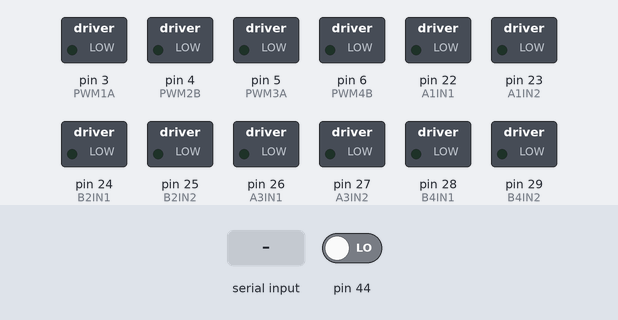
Simulated run of this sketch. Board: Arduino Mega 2560, built with avr-gcc and run on an emulated ATmega2560. Parts: switched loads named in the sketch (green lamp = pin HIGH). The inputs (shaded band) are chosen by the test bench; at power-on: pin 44 LOW. What the sketch prints to the serial monitor is not drawn.

Above: at 1.2 s.
1.3 s: pin 44 driven HIGH
At 2.1 s:
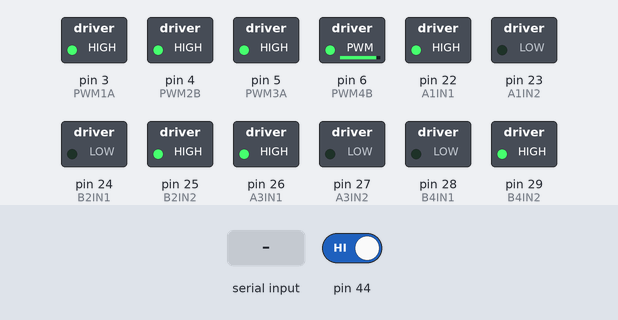
2.8 s: "CAMX" received over Serial
At 4.1 s:
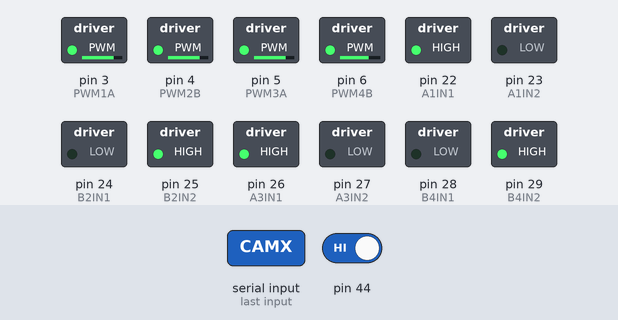
5.3 s: "CAMR" received over Serial
At 6.1 s:
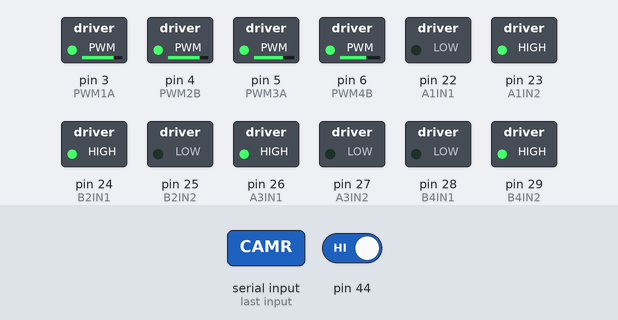
7.8 s: "90,45\n" received over Serial
At 9.5 s:
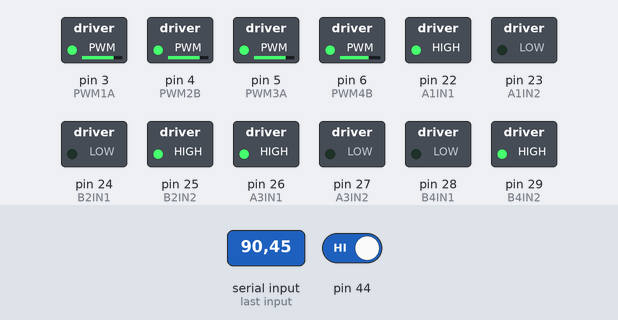
Timing chart, 0 to 11.0 s (numbered marks = the images above; inputs shaded):
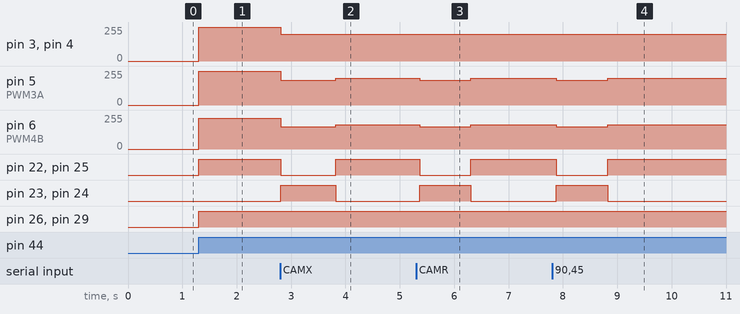

Measured:
- after the input at 1.3 s, pin 3 (PWM1A), pin 4 (PWM2B), pin 5 (PWM3A): 0/255 → 255/255 at once; pin 6 (PWM4B): 0/255 → 230/255 at once; pin 22 (A1IN1), pin 25 (B2IN2), pin 26 (A3IN1), pin 29 (B4IN2): LOW → HIGH at once
- after the input at 2.8 s, pin 3 (PWM1A), pin 4 (PWM2B): 255/255 → 200/255 at once; pin 5 (PWM3A): 255/255 → 184/255 at once, → 200/255 1.0 s later; pin 6 (PWM4B): 230/255 → 167/255 at once, → 181/255 1.0 s later; pin 22 (A1IN1), pin 25 (B2IN2): HIGH → LOW at once, → HIGH 1.0 s later; pin 23 (A1IN2), pin 24 (B2IN1): LOW → HIGH at once, → LOW 1.0 s later
- after the input at 5.3 s, pin 5 (PWM3A): 200/255 → 184/255 after 0.07 s, → 200/255 0.94 s later; pin 6 (PWM4B): 181/255 → 167/255 after 0.07 s, → 181/255 0.94 s later; pin 22 (A1IN1), pin 25 (B2IN2): HIGH → LOW after 0.07 s, → HIGH 0.94 s later; pin 23 (A1IN2), pin 24 (B2IN1): LOW → HIGH after 0.07 s, → LOW 0.94 s later
- after the input at 7.8 s, pin 5 (PWM3A): 200/255 → 184/255 after 0.08 s, → 200/255 0.95 s later; pin 6 (PWM4B): 181/255 → 167/255 after 0.08 s, → 181/255 0.95 s later; pin 22 (A1IN1), pin 25 (B2IN2): HIGH → LOW after 0.08 s, → HIGH 0.95 s later; pin 23 (A1IN2), pin 24 (B2IN1): LOW → HIGH after 0.08 s, → LOW 0.95 s later

The sketch:

Tonight22.ino
```cpp
// READ ME!!!
// When Puting code together check each ********** flag
// Go down the list and check each section has code or a "//no code" comment
// Finally, check no conflicting variables
// Assume only code is VS code, MotorToSpin, IMU, LaserRangeFinder, Fan, PieToArduino

//VS Code Variables************************************************

// do not copy the includes or using name space std into arduino

// VeloToMotor
//DestiantionToVelo
//GoTo

long reffe=0;
// VelotoMotor
double velo[3] = {0, 0, 0};     // y x theta forward+ right+ clockwise+
double motor[4] = {0, 0, 0, 0}; // motor pwm signals
double norm = 0;                // for calculating max of motor to make sure max(motor)<=255

double robot[3] = {0, 0, 0}; // robot coordinates x y theta (degrees clockwise) datum at +y axis
double enemy[2] = {0, 0};    // enemy cour position
double ball[2] = {0, 0};     // ball court posoition
double ballVelo[2] = {0, 0}; // ball velocity
int MaxSpeed = 255;          // normalizing value for max speed

double destination[3] = {0, 0, 0};  // assigned destination
double dtranslation[3] = {0, 0, 0}; // difference between robot and destiantion for velo calc

double goal[2] = {0, 0};     // goal location
double goal2[2] = {0, 0};    // Enemy goal location
double BallPath[2] = {0, 0}; // angle 1 then 2 of planned ball path stored in radians because it's not needed in degrees

double ballRadius = 27;                            // ball radius built in buffer
double ballRadiusPush = 18;                        // ball radius minus some
double robotRadius = 30;                           // robot max radius
double radiusBallRobot = ballRadius + robotRadius; // radius to set up by the ball for destination calc
double radiusPush = ballRadiusPush + robotRadius;  // radius to push the ball for destination calc

int errorCode = 0; // error code to be used for durring use debug 1= getAngle broke 2

//SetMode
int mode = 0;                       //Control movement mode
double modeError[3] = {2, 2, 5};    // error of robot
double modeGoToBall[3] = {1, 1, 1}; // error of robot to set up on ball destination

//Check Court Conditions Variables

//Get Destination variables

int fan = 0; // Fan Speed 0 to 255

//Filter Camera Data
double angle = 0; // angle from pixle to angle .ino
int errorfilter = 10;
double distance=0; // Distance from radius from camera

//Set IMU angle
double IMU_Read = 0; // value read from IMU
double IMU_ref = 0; // Reference value used to calibrate IMU based on camera data
double IMU_angle = 0; // calibrated robot[2] angle relative to the court

//SetRobotBallEnemy.cpp vars
int robotColor = 0;
int ballColor = 0;
int enemyColor = 0;
//Get Mode
int refff; // ref for time since last got realistic data from camera

int interval = 10000; // time in millis since last camera aquisition before search for ball

//motorToSpin Variables************************************************

//MotorSpin Variables
//PIN VARIABLES
//the motor direction is controled by AIN or BIN 1 & 2
//Driver 1
// motor 1 front left
const int A1IN1 = 22;           //control pin 1
const int A1IN2 = 23;           //control pin 2
const int PWM1A = 3;            //speed control pin on the motor driver
// motor 2 front right
const int B2IN1 = 24;           //control pin 1
const int B2IN2 = 25;           //control pin 2
const int PWM2B = 4;            //speed control pin on the motor driver

// Driver 2
// motor 3 back right
const int A3IN1 = 26;           //control pin 1
const int A3IN2 = 27;           //control pin 2
const int PWM3A = 5;            //speed control pin on the motor driver
// motor 4 back left
const int B4IN1 = 28;          //control pin 1
const int B4IN2 = 29;          //control pin 2
const int PWM4B = 6;           //speed control pin on the motor driver


//IMU Variables************************************************
//LaserRangeFinder Variables************************************************
//Fan Variables************************************************
//PieToArduino Variables************************************************
String nom = "Arduino";
String msg;
String x_coord;
String rad;
int xcoord=0;
int radius=0;

//need to add a time var to remember when the last time a sample was taken to determine how to take data?
unsigned long lastSample=0;
unsigned long Reference=0;


//Radio Code Variables************************************************

//Pixle to Angle Variables************************************************
//SetGoal Variables************************************************
//SetRobotBallEnemy Variables************************************************

void setup() {

  //MotorToSpinSetup*******************************************************************************
  pinMode(A1IN1, OUTPUT);
  pinMode(A1IN2, OUTPUT);
  pinMode(PWM1A, OUTPUT);
  // front right
  pinMode(B2IN1, OUTPUT);
  pinMode(B2IN2, OUTPUT);
  pinMode(PWM2B, OUTPUT);
  // back right
  pinMode(A3IN1, OUTPUT);
  pinMode(A3IN2, OUTPUT);
  pinMode(PWM3A, OUTPUT);
  // back left
  pinMode(B4IN1, OUTPUT);
  pinMode(B4IN2, OUTPUT);
  pinMode(PWM4B, OUTPUT);
  //IMU Setup************************************************
  //LaserRangeFinder Setup************************************************
  //Fan Setup************************************************
  //PieToArduino Setup************************************************

  Serial.begin(9600);
  Serial3.begin(9600);
  pinMode(44,INPUT);


  //Radio Code Setup************************************************


  //Pixle to Angle Setup************************************************
  //SetGoal Setup************************************************
  //SetRobotBallEnemy Setup************************************************
}

void loop() {


  //
//val = map(val, 0, 1023, 0, 255);


//
if(1000+reffe<millis()){

  if(digitalRead(44)==HIGH){
  velo[0]=0;
    velo[1]=0;
    velo[2]=255;
  }
  else{
    velo[0]=0;
    velo[1]=0;
    velo[2]=0;
  }
}
else{

  if(digitalRead(44)==HIGH){
  if(xcoord>350){
    velo[0]=255;
    velo[1]=0;
    velo[2]=0;
    MaxSpeed=200;
  }
  else if(xcoord<250){
    velo[0]=-255;
    velo[1]=0;
    velo[2]=-10;
    MaxSpeed=200;
  }
  else if (xcoord < 351 && xcoord >249){
    MaxSpeed=255;
    velo[0]=0;
    velo[1]=255;
    velo[2]=10;
  }
}
else{
  velo[0]=0;
    velo[1]=0;
    velo[2]=0;
}

}


//Move in a direction

  //Serial3.println(radius);
  //Do Stuff Loop************************************************
  //velo[1]=255;
  VeloToMotor();

  //motorToSpin Loop************************************************
  //MotorToSpinSetupLoop*******************************************************************************
  spinMotor1(motor[0]);
  spinMotor2(motor[1]);
  spinMotor3(motor[2]);
  spinMotor4(motor[3]);
  //IMU Loop************************************************
  //LaserRangeFinder Loop************************************************
  //Fan Loop************************************************
  //PieToArduino Loop************************************************

  readSerialPort();

  if (msg != "") {
    sendData();
    Reference = millis();
  }
  //delay(500);
  Serial3.println(xcoord);

  //Radio Code Loop************************************************

  //Pixle to Angle Loop************************************************
  //SetGoal Loop************************************************
  //SetRobotBallEnemy Loop************************************************

}

  //VS Code Functions (IN ORDER!!)************************************************
  //VeloToMoror-----------------------------------------------------------------------------------------------------
void VeloToMotor()
{

    // Normalization stuff for driver code

    // velo [0] (front and rear wheels towards and away from eachother) // +x direction
    // velo[1] (all in 1 direction) // +y dir forward*
    // velo[2] (left weels + right wheels -) // rotation clockwise
    // motor control motors[4] Index: (clockwise order, front left first)
    //Index diagram:
    //[0]---[1]
    //| robot |
    //[4]___[3]

    //1 get desired direction in x y and rotation and convert to motor values via supper position
    //2 normalize to limit max motor vectors to 255
    //3 Order motors to move

    // eliminate very small motion to creat motion dead zone (because it will normalize to max 255)

    // find motor values
    //front left
    motor[0] = velo[1] + velo[2] + velo[0];
    //front right
    motor[1] = velo[1] - velo[2] - velo[0];
    //back right
    motor[2] = velo[1] + velo[2] - velo[0];
    //back left
    motor[3] = velo[1] - velo[2] + velo[0];
    motor[3]=floor(motor[3]*.9);

    // normalize by the max motor value
    // normm = max element of motor
    norm=0;
    for (int i = 0; i <= 3; i++)
    {
        if (abs(motor[i]) > norm)
        {
            norm = abs(motor[i]);
        }
    }
    // Scale / map largest motor value to be 255 only if norm !=0
    //if norm == 0 then all velo=0 and trying to hold still also dividing by zero would cause an error
    if(norm!=0)
    {
        for (int i = 0; i <= 3; i++)
        {
            motor[i] = motor[i] / norm;
            motor[i] = motor[i] * MaxSpeed;
            //MaxSpeed = 255 which is 100% output for pwm in arduino

        }
    }

    // round to integer for pwm value
    for (int i = 0; i <= 3; i++)
    {
        motor[i] = floor(motor[i]);
    }
    // call spinMotor function with these motor functions in arduino
}

  //motorToSpin Function************************************************


//MotorToSpinFunctions*******************************************************************************
void spinMotor1(int motorSpeed)                       //function for driving the right motor
{
  if (motorSpeed > 0)                                 //if the motor should drive forward (positive speed)
  {
    digitalWrite(A1IN1, HIGH);                         //set pin 1 to high
    digitalWrite(A1IN2, LOW);                          //set pin 2 to low
  }
  else if (motorSpeed < 0)                            //if the motor should drive backward (negative speed)
  {
    digitalWrite(A1IN1, LOW);                          //set pin 1 to low
    digitalWrite(A1IN2, HIGH);                         //set pin 2 to high
  }
  else                                                //if the motor should stop
  {
    digitalWrite(A1IN1, LOW);                          //set pin 1 to low
    digitalWrite(A1IN2, LOW);                          //set pin 2 to low
  }
  analogWrite(PWM1A, abs(motorSpeed));                 //now that the motor direction is set, drive it at the entered speed
}

/********************************************************************************/
void spinMotor2(int motorSpeed)                       //function for driving the right motor
{
  if (motorSpeed > 0)                                 //if the motor should drive forward (positive speed)
  {
    digitalWrite(B2IN1, HIGH);                         //set pin 1 to high
    digitalWrite(B2IN2, LOW);                          //set pin 2 to low
  }
  else if (motorSpeed < 0)                            //if the motor should drive backward (negative speed)
  {
    digitalWrite(B2IN1, LOW);                          //set pin 1 to low
    digitalWrite(B2IN2, HIGH);                         //set pin 2 to high
  }
  else                                                //if the motor should stop
  {
    digitalWrite(B2IN1, LOW);                          //set pin 1 to low
    digitalWrite(B2IN2, LOW);                          //set pin 2 to low
  }
  analogWrite(PWM2B, abs(motorSpeed));                 //now that the motor direction is set, drive it at the entered speed
}

/********************************************************************************/
void spinMotor3(int motorSpeed)                       //function for driving the right motor
{
  if (motorSpeed > 0)                                 //if the motor should drive forward (positive speed)
  {
    digitalWrite(A3IN1, HIGH);                         //set pin 1 to high
    digitalWrite(A3IN2, LOW);                          //set pin 2 to low
  }
  else if (motorSpeed < 0)                            //if the motor should drive backward (negative speed)
  {
    digitalWrite(A3IN1, LOW);                          //set pin 1 to low
    digitalWrite(A3IN2, HIGH);                         //set pin 2 to high
  }
  else                                                //if the motor should stop
  {
    digitalWrite(A3IN1, LOW);                          //set pin 1 to low
    digitalWrite(A3IN2, LOW);                          //set pin 2 to low
  }
  analogWrite(PWM3A, abs(motorSpeed));                 //now that the motor direction is set, drive it at the entered speed
}

/********************************************************************************/
void spinMotor4(int motorSpeed)                       //function for driving the right motor
{
  if (motorSpeed > 0)                                 //if the motor should drive forward (positive speed)
  {
    digitalWrite(B4IN1, HIGH);                         //set pin 1 to high
    digitalWrite(B4IN2, LOW);                          //set pin 2 to low
  }
  else if (motorSpeed < 0)                            //if the motor should drive backward (negative speed)
  {
    digitalWrite(B4IN1, LOW);                          //set pin 1 to low
    digitalWrite(B4IN2, HIGH);                         //set pin 2 to high
  }
  else                                                //if the motor should stop
  {
    digitalWrite(B4IN1, LOW);                          //set pin 1 to low
    digitalWrite(B4IN2, LOW);                          //set pin 2 to low
  }
  analogWrite(PWM4B, abs(motorSpeed));                 //now that the motor direction is set, drive it at the entered speed
}
  //IMU Function************************************************
  //LaserRangeFinder Function************************************************
  //Fan Function************************************************
  //PieToArduino Function************************************************

void readSerialPort() {

  if (Serial.available()) {
    reffe=millis();
    msg = "";
    x_coord = "";
    //lastSample is for external use
    lastSample=millis();
    delay(5);
    while (Serial.available() > 0) {
      msg += (char)Serial.read();
    }
    //Serial.print(msg.substring(0,3));
    if (msg.substring(0,4) == "CAMX") {
      x_coord = msg.substring(5);
    }
    if (msg.substring(0,4) == "CAMR") {
      rad = msg.substring(5);
    }
    Serial.flush();
    //convert data to int type
    xcoord=x_coord.toInt();
    radius=rad.toInt();


  }
}

void sendData() {
  //write data
  Serial.print(nom);
  Serial.print(" received : ");
  Serial.print(msg);
  if (x_coord != "") {
    Serial.print(" X-Coordinate: ");
    Serial.print(x_coord);
  }
}
  //Radio Code Function************************************************
  //Pixle to Angle Function************************************************
  //SetGoal Function************************************************
  //SetRobotBallEnemy Function************************************************
```
